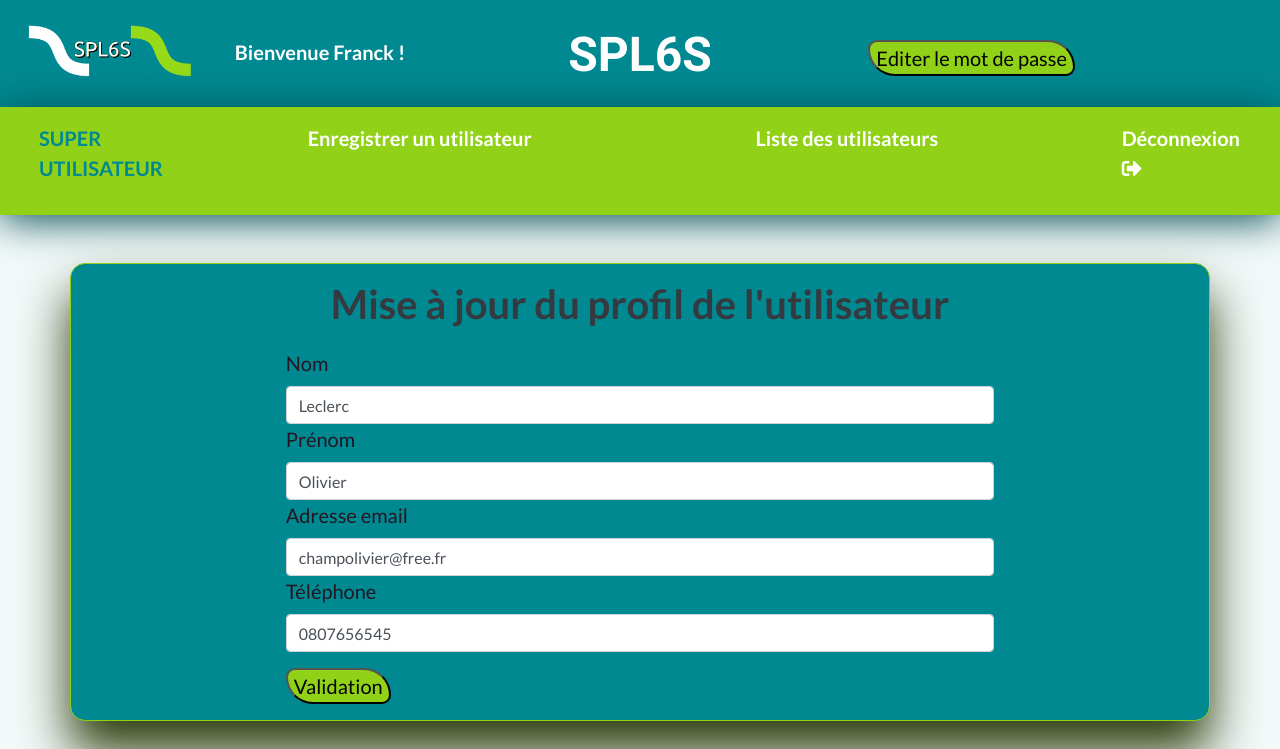
/userProfil.php?id=2 (signed in), run on the app's committed database.
### tables this page shows
CREATE TABLE `prs13_users` (
  `id` int(11) NOT NULL,
  `firstname` varchar(50) DEFAULT NULL,
  `lastname` varchar(50) DEFAULT NULL,
  `phone` varchar(15) DEFAULT NULL,
  `email` varchar(50) DEFAULT NULL,
  `password` varchar(255) DEFAULT NULL,
  `idRoles` int(11) NOT NULL,
  `idSocieties` int(11) NOT NULL,
  `idUsers` int(11) DEFAULT NULL
);

### models/database.php (called while the page is built, shortened)
<?php
class dataBaseSingleton {
    private static $_instance;
    protected function __construct() {
        $this->host = HOST;
        $this->login = LOGIN;
        $this->password = PASSWORD;
        $this->dbname = DBNAME;
        try {
            $this->db = new PDO('mysql:host=' . $this->host . ';dbname=' . $this->dbname . ';charset=utf8', $this->login, $this->password);
        } catch (Exception $e) {
            $msg = 'Erreur PDO dans ' . $e->getFile() . ' ligne ' . $e->getLine() . ' : ' . $e->getMessage();
            die($msg);
        }
    }
    public static function getInstance() {
        if (is_null(self::$_instance)) {
            self::$_instance = new self();
        }
        return self::$_instance;
    }
}

### models/users.php (called while the page is built, shortened)
<?php
class users {
    public $id;
    private $db;
    public function __construct() {
        $database = dataBaseSingleton::getInstance();
        $this->db = $database->db;
    }
    public function getProfilById() {
        $PDOResult = $this->db->prepare('SELECT `id`, `firstname`, `lastname`, `phone`, `email`, `idRoles`, `idSocieties` '
                . 'FROM `prs13_users` '
                . 'WHERE `id` = :id');
        $PDOResult->bindvalue(':id', $this->id, PDO::PARAM_INT);
        $PDOResult->execute();
        if (is_object($PDOResult)) {
            $result = $PDOResult->fetch(PDO::FETCH_OBJ);
        }
        return $result;
    }
}

### controllers/userProfilCtrl.php (called while the page is built, shortened)
<?php
$profil = new users();
$profil->id = $_GET['id'];
$profilList = $profil->getProfilById();

### userProfil.php (the view, shortened to what this page needs)
<?php
include 'controllers/userProfilCtrl.php';
include '_header.php';
?>
<body>
    <?php include '_navbar.php'; ?>
    <div class="container managment mt-5">
        <div class="row">
            <H1 class="col-md-12 text-center text-dark mt-3">Mise à jour du profil de l'utilisateur</H1>
        </div>
        <div  class="offset-2 col-md-8">
            <form action="#" method="POST">
                <div class="form-group">
                    <label for="lastname">Nom</label>
                    <input type="text" class="form-control" name="lastname" id="lastname" placeholder="Nom" value="<?= $profilList->lastname ?>"/>
                    <label for="firstname">Prénom</label>
                    <input type="text" class="form-control" name="firstname" id="firstname" placeholder="Prénom" value="<?= $profilList->firstname ?>"/>
                    <label for="email">Adresse email</label>
                    <input type="text" class="form-control" name="email" id="email" placeholder="Adresse email" value="<?= $profilList->email ?>"/>
                    <label for="phone">Téléphone</label>
                    <input type="text" class="form-control" name="phone" id="phone" placeholder="Téléphone" value="<?= $profilList->phone ?>"/>
                    <button class="mt-3" type="submit" name="submit" id="submit" value="">Validation</button>
                </div>
            </form>
        </div>
    </div>
</body>
</html>

### assets/css/style.css (style rules this page uses)
body { background-color: #F2F9F9; z-index:1; font-family: 'Lato', sans-serif; color: #241623; font-size: 20px; }
.managment { background-color: #008991; border: 1px solid #91D219; border-radius: 15px; box-shadow: 0px 30px 50px #283a07; margin-top: 20px; }
h1 { font-weight: bold; margin-bottom: 20px; }
button { background-color: #91D219; color: black; border-color: black; border-radius: 23px 69px; }

### data on the page
prs13_users: lastname "Leclerc", firstname "Olivier", email "champolivier@free.fr", phone "0807656545"

### other printed values
$_SESSION['firstname'] "Franck"
$_SESSION['name'] "SUPER UTILISATEUR"
